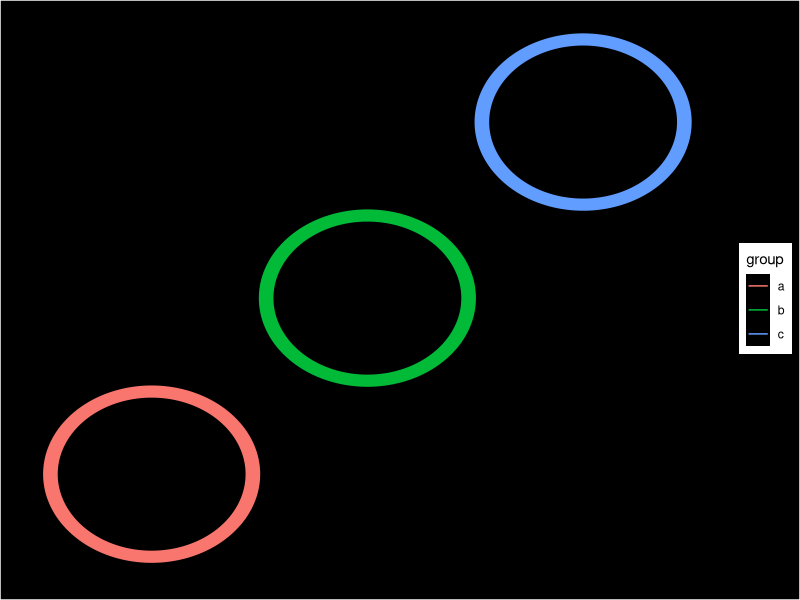

The R script that drew this image:
##http://www.sineofthetimes.org/the-art-of-parametric-equations-2/
### Messing around
library(tidyverse)

newX <- function(t,center){  (sin(t)+center)    }
newY <- function(t,center){  (cos(t)+center)   }

#makeParametricCurves <- function(a,b,maxReps=10,step=.01){

makeCircle <- function(center=0,group='a'){
    xa = c()
    ya = c()
    for (t in seq(1,1000,1)){
      xa <- c(xa,newX(t,center))
      ya <- c(ya,newY(t,center))
    }
  out <- data.frame( cbind(xa,ya))
  out$group <- group
  return (out)
}

listOfCircles <- list(makeCircle(1,'a'),
                      makeCircle(3,'b'),
                      makeCircle(5,'c'))

out2 = do.call('rbind',listOfCircles)
tail(out2)

ggplot(out2,aes(x=xa,y=ya)) +
  geom_path(aes(color=group)) +
  #theme_void()
  theme(
    axis.ticks =   element_blank(),
    axis.text =    element_blank(),
    axis.title =   element_blank(),
    panel.grid.major = element_blank(),
    panel.grid.minor = element_blank(),
    plot.background=element_rect(fill = "black"),
    panel.background = element_rect(fill = 'black'))
  NULL

